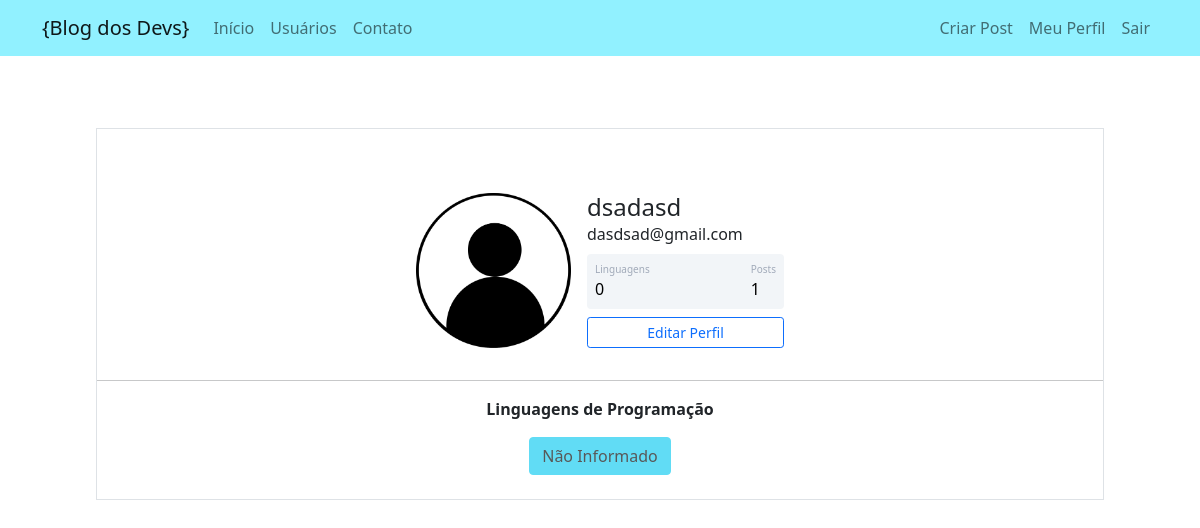
Screenshot of /perfil (signed in) with the database file from the repository.
### blogdosdevs/models.py (models this page shows)
class Usuario(database.Model, UserMixin):
    id = database.Column(database.Integer, primary_key=True)
    username = database.Column(database.String, nullable=False, unique=True)
    email = database.Column(database.String, nullable=False, unique=True)
    senha = database.Column(database.String, nullable=False)
    foto_perfil = database.Column(database.String, default='default.jpg', nullable=False)
    posts = database.relationship('Post', backref='autor', lazy=True)
    linguagens = database.Column(database.String, nullable=False, default='Não Informado')
    def contar_posts(self):
        return len(self.posts)

### blogdosdevs/routes.py (the view)
@app.route('/perfil')
@login_required
def perfil():
    foto_perfil = url_for('static', filename=f'fotos_perfil/{current_user.foto_perfil}')
    return render_template('perfil.html', foto_perfil=foto_perfil)

### blogdosdevs/models.py (called while the page is built)
@login_manager.user_loader
def load_usuario(id_usuario):
    return Usuario.query.get(int(id_usuario))

### blogdosdevs/templates/perfil.html (shortened to what this page needs)
{% extends 'base.html' %}
{% block body %}
<div class="m-5">
<div class="col border m-5">
    <div class="container mt-5 d-flex justify-content-center">
        <div class="card p-3">
            <div class="d-flex align-items-center">
                <div class="image pe-3"> <img src="{{ foto_perfil }}" class="rounded" width="155"> </div>
                <div class="ml-3 w-100">
                    <h4 class="mb-0 mt-0">{{ current_user.username }}</h4> <span>{{ current_user.email }}</span>
                    <div class="p-2 mt-2 bg-primary d-flex justify-content-between rounded text-white stats">
                        {% if 'Não Informado' in current_user.linguagens or current_user.linguagens == '' %}
                            <div class="d-flex flex-column"> <span class="articles">Linguagens</span> <span class="number1">0</span> </div>
                        {% else %}
                            <div class="d-flex flex-column"> <span class="articles">Linguagens</span> <span class="number1">{{ current_user.linguagens.count(';') + 1 }}</span> </div>
                        {% endif %}
                        <div class="d-flex flex-column"> <span class="rating">Posts</span> <span class="number3">{{ current_user.contar_posts() }}</span> </div>
                    </div>
                    <div class="button mt-2 d-flex flex-row align-items-center">
                        <a class="w-100" href="{{ url_for('editar_perfil') }}">
                            <button class="btn btn-sm btn-outline-primary w-100">Editar Perfil</button>
                        </a>
                    </div>
                </div>
            </div>
        </div>
    </div><hr>
    <div class="row justify-content-center">
        <div class="col col-5" style="text-align: center">
            <strong>Linguagens de Programação</strong><br>
            {% if current_user.linguagens %}
                {% for linguagem in current_user.linguagens.split(';') %}
                    <button type="button" class="btn btn-info disabled mt-3">{{ linguagem }}</button>
                {% endfor %}
            {% else %}
                <p>Você ainda não programa em nenhuma linguagem :( </p>
            {% endif %}
        </div>
    </div><br>
</div>
</div>
{% endblock %}

### blogdosdevs/static/main.css (style rules this page uses)
.card { width: 400px; border: none; border-radius: 10px; background-color: #fff }
.stats { background: #f2f5f8 !important; color: #000 !important }
.articles { font-size: 10px; color: #a1aab9 }
.number1 { font-weight: 500 }
.rating { font-size: 10px; color: #a1aab9 }
.number3 { font-weight: 500 }

### rows the page displays
Usuario: username "dsadasd", email "dasdsad@gmail.com", linguagens "Não Informado"

### other values shown
{{ current_user.contar_posts() }} "1"
